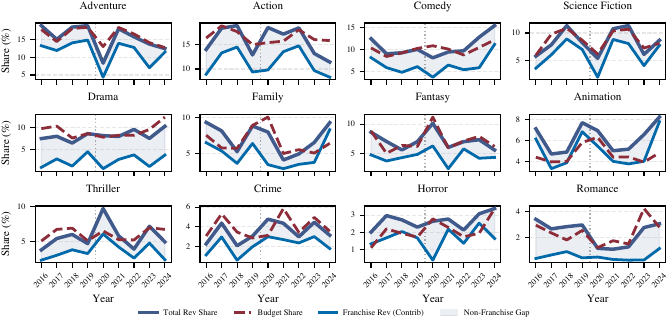

Source code (Python):
import pandas as pd
import matplotlib.pyplot as plt
import seaborn as sns
import numpy as np
import os
import sys
import ast

sys.path.append(os.path.abspath(os.path.join(os.path.dirname(__file__), "../..")))
from utils.plotting_style import set_style, COLORS

INPUT_FILE = os.path.join(os.path.dirname(__file__), "../../data/raw_dataset_arda.csv")
OUTPUT_FILE = os.path.join(
    os.path.dirname(__file__), "genre_integrated_financial_franchise.pdf"
)

if os.path.exists(INPUT_FILE):
    df = pd.read_csv(INPUT_FILE)

    def safe_parse(val):
        if isinstance(val, str) and val.strip():
            try:
                return ast.literal_eval(val)
            except:
                return val
        return val

    df["genres"] = df["genres"].apply(safe_parse)
    df["belongs_to_collection"] = df["belongs_to_collection"].apply(safe_parse)

    df["revenue"] = pd.to_numeric(df["revenue"], errors="coerce").fillna(0)
    df["budget"] = pd.to_numeric(df["budget"], errors="coerce").fillna(0)
    df["vote_count"] = pd.to_numeric(df["vote_count"], errors="coerce").fillna(0)

    df["is_franchise"] = df["belongs_to_collection"].apply(
        lambda x: 1 if pd.notnull(x) else 0
    )

    df["release_date"] = pd.to_datetime(df["release_date"], errors="coerce")
    df["year"] = df["release_date"].dt.year

    df = df[(df["vote_count"] >= 10) & (df["revenue"] > 0)].copy()

    df = df[(df["year"] >= 2016) & (df["year"] <= 2024)].copy()
else:
    print(f"Error: {INPUT_FILE} not found.")
    sys.exit(1)

genre_rows = []
for idx, row in df.iterrows():
    if not isinstance(row["genres"], list):
        continue

    rev = row.get("revenue", 0)
    budg = row.get("budget", 0)
    is_fran = row.get("is_franchise", 0)

    for g in row["genres"]:
        genre_name = g.get("name") if isinstance(g, dict) else g
        if genre_name == "TV Movie" or not genre_name:
            continue

        genre_rows.append(
            {
                "year": row["year"],
                "genre": genre_name,
                "revenue": rev,
                "franchise_revenue": rev if is_fran else 0,
                "budget": budg,
                "is_franchise": is_fran,
            }
        )

df_flat = pd.DataFrame(genre_rows)

year_totals = (
    df_flat.groupby("year")
    .agg(total_year_rev=("revenue", "sum"), total_year_budg=("budget", "sum"))
    .reset_index()
)

grouped = (
    df_flat.groupby(["year", "genre"])
    .agg(
        genre_total_rev=("revenue", "sum"),
        genre_total_budg=("budget", "sum"),
        genre_franchise_rev=("franchise_revenue", "sum"),
    )
    .reset_index()
)

grouped = pd.merge(grouped, year_totals, on="year")

grouped["total_rev_share"] = (
    grouped["genre_total_rev"] / grouped["total_year_rev"]
) * 100
grouped["total_budg_share"] = (
    grouped["genre_total_budg"] / grouped["total_year_budg"]
) * 100
grouped["franchise_rev_share_global"] = (
    grouped["genre_franchise_rev"] / grouped["total_year_rev"]
) * 100

total_rev_by_genre = (
    df_flat.groupby("genre")["revenue"].sum().sort_values(ascending=False)
)
top_genres = total_rev_by_genre.head(12).index.tolist()

plot_data = grouped[grouped["genre"].isin(top_genres)].copy()

num_genres = len(top_genres)
cols = 4
rows = (num_genres // cols) + (1 if num_genres % cols > 0 else 0)

set_style(column="full", nrows=rows, ncols=cols)

COLOR_REV_TOTAL = COLORS["revenue"]
COLOR_REV_FRAN = COLORS["franchise"]
COLOR_BUDG = COLORS["budget"]

fig, axes = plt.subplots(rows, cols, sharex=True)
axes = axes.flatten()

years = sorted(plot_data["year"].unique())

for i, genre in enumerate(top_genres):
    ax = axes[i]
    g_data = plot_data[plot_data["genre"] == genre].sort_values("year")
    g_data = g_data.set_index("year").reindex(years, fill_value=0).reset_index()

    ax.plot(
        g_data["year"],
        g_data["total_rev_share"],
        color=COLOR_REV_TOTAL,
        linewidth=2.5,
        label="Total Rev Share" if i == 0 else "",
        zorder=4,
    )

    ax.plot(
        g_data["year"],
        g_data["franchise_rev_share_global"],
        color=COLOR_REV_FRAN,
        linewidth=2.0,
        linestyle="-",
        label="Franchise Rev (Contribution)" if i == 0 else "",
        zorder=3,
    )

    ax.plot(
        g_data["year"],
        g_data["total_budg_share"],
        color=COLOR_BUDG,
        linewidth=2.0,
        linestyle="--",
        label="Budget Share" if i == 0 else "",
        zorder=5,
    )

    ax.fill_between(
        g_data["year"],
        g_data["franchise_rev_share_global"],
        g_data["total_rev_share"],
        color=COLOR_REV_TOTAL,
        alpha=0.1,
        label="Non-Franchise Rev" if i == 0 else "",
        zorder=1,
    )

    ax.axvline(2019.5, color="black", linestyle=":", alpha=0.3, linewidth=1)

    ax.set_title(genre, pad=10)
    ax.grid(axis="y", linestyle="--", alpha=0.3)

    if i >= (rows - 1) * cols:
        ax.set_xlabel("Year")
        ax.set_xticks(years)
        ax.set_xticklabels([str(y) for y in years], rotation=45)

    if i % cols == 0:
        ax.set_ylabel("Share (%)")

for j in range(i + 1, len(axes)):
    fig.delaxes(axes[j])

handles = [
    plt.Line2D([], [], color=COLOR_REV_TOTAL, linewidth=2.5, label="Total Rev Share"),
    plt.Line2D(
        [], [], color=COLOR_BUDG, linewidth=2.0, linestyle="--", label="Budget Share"
    ),
    plt.Line2D(
        [], [], color=COLOR_REV_FRAN, linewidth=2.0, label="Franchise Rev (Contrib)"
    ),
    plt.Rectangle(
        (0, 0), 1, 1, color=COLOR_REV_TOTAL, alpha=0.1, label="Non-Franchise Gap"
    ),
]
fig.legend(
    handles=handles,
    loc="lower center",
    ncol=4,
    bbox_to_anchor=(0.5, -0.05),
    frameon=False,
)

plt.savefig(OUTPUT_FILE, dpi=300, bbox_inches="tight")
print(f"Saved {OUTPUT_FILE}")
